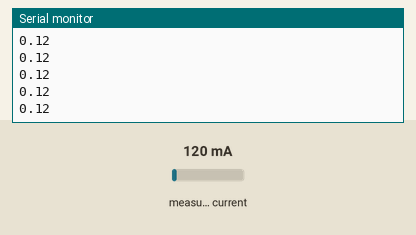
Bench run of a sketch on a simulated Arduino Uno, built with avr-gcc and run on an emulated ATmega328P. Shown: the last lines printed to the serial monitor. Inputs (shaded band) come from the test bench; at power-on: measured current 120 mA.

Above: at 1.2 s.
1.3 s: measured current set to 40 mA
At 1.57 s:
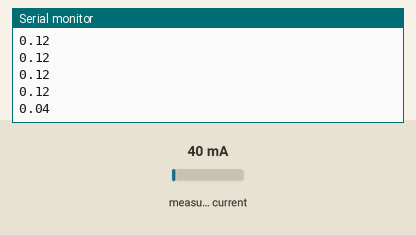
2.8 s: measured current set to 500 mA
At 2.82 s:
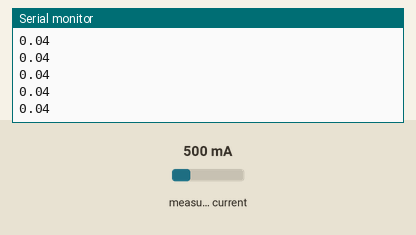
Timing chart, 0 to 5.8 s (numbered marks = the images above; inputs shaded):
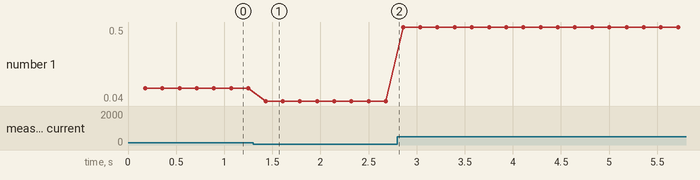

The sketch:

a_SingleCT.ino
```cpp
// (licence header left out)
#include "EmonLib.h"                   // Include Emon Library:  https://github.com/openenergymonitor/EmonLib
EnergyMonitor ct1;                     // Create an instance

void setup()
{
  Serial.begin(9600);
  ct1.currentTX(1, 111.1);             // CT channel (see emontx PCB), calibration (2000 turns / 18 Ohm burden resistor = 111.1)
}

void loop()
{
  double Irms = ct1.calcIrms(1480);    // Calculate RMS current (1480: no. of samples)
  Serial.println(Irms);		       // Print to serial Irms
}
```

Measured:
- after the input at 1.3 s, the serial monitor: prints a new line after 0.13 s (image 1)
- plotted number 1: 0.12 → 0.04 after the input at 1.3 s, 0.04 → 0.5 after the input at 2.8 s
